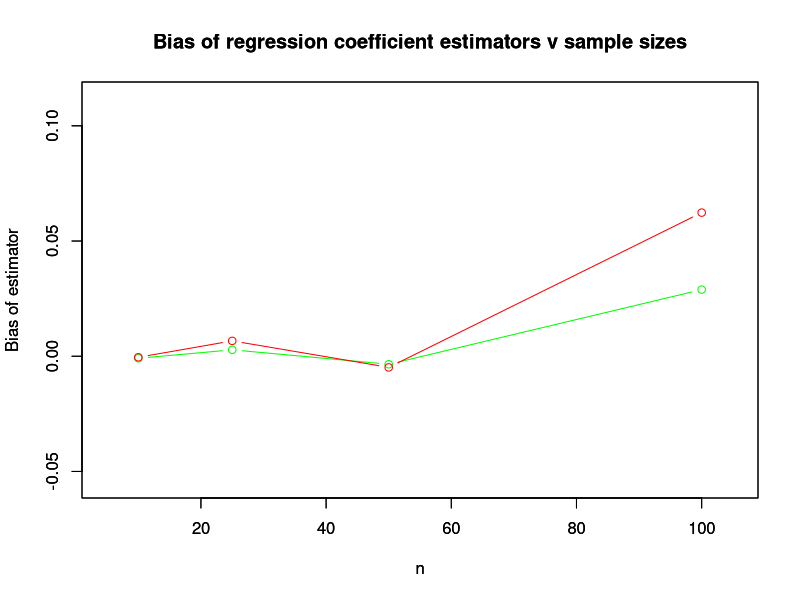
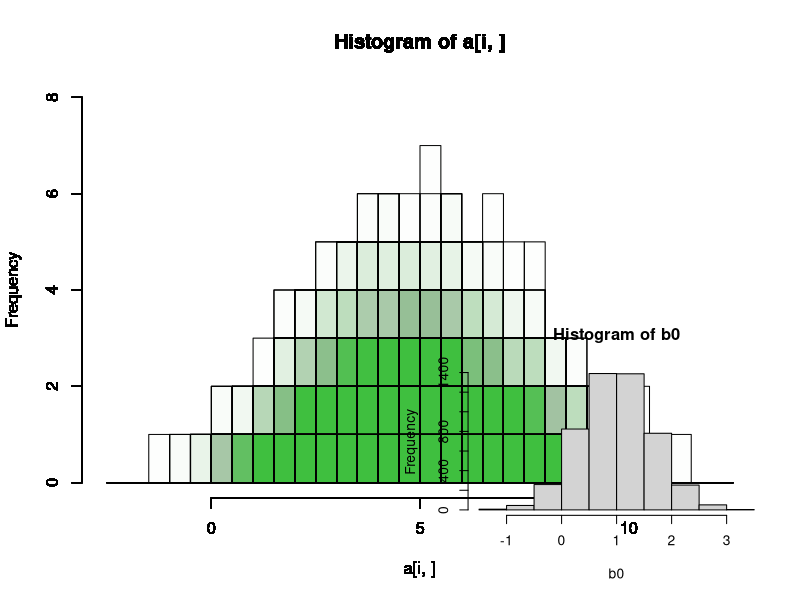
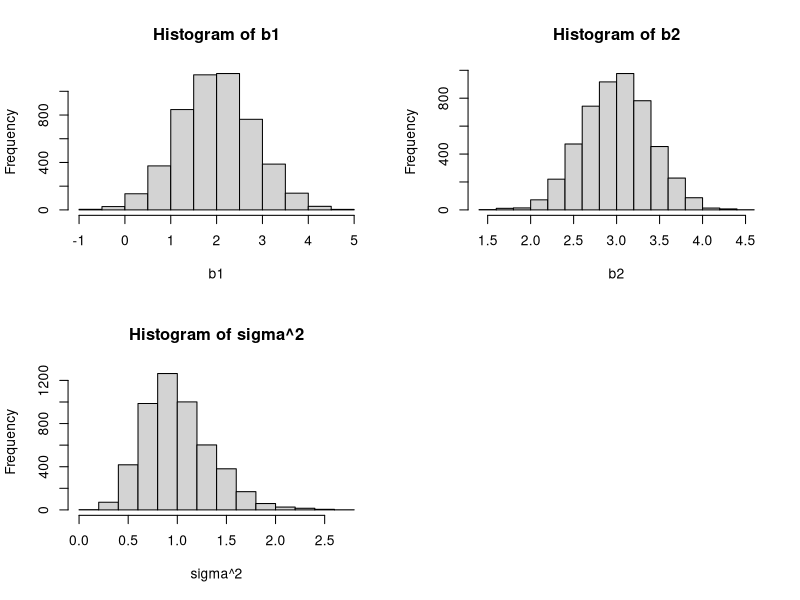
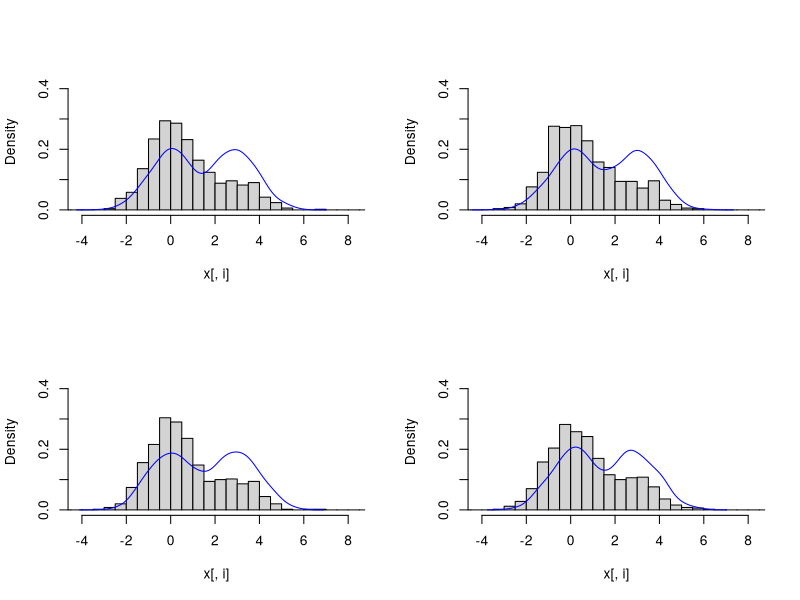
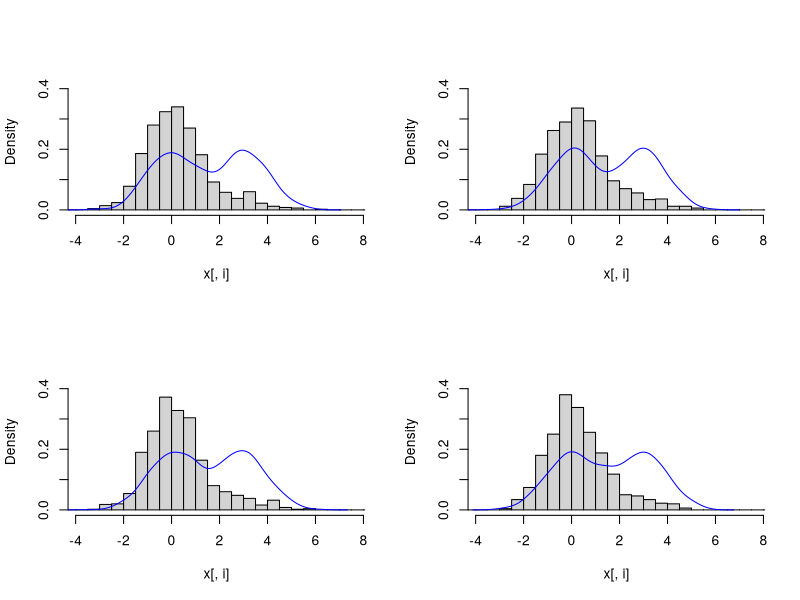
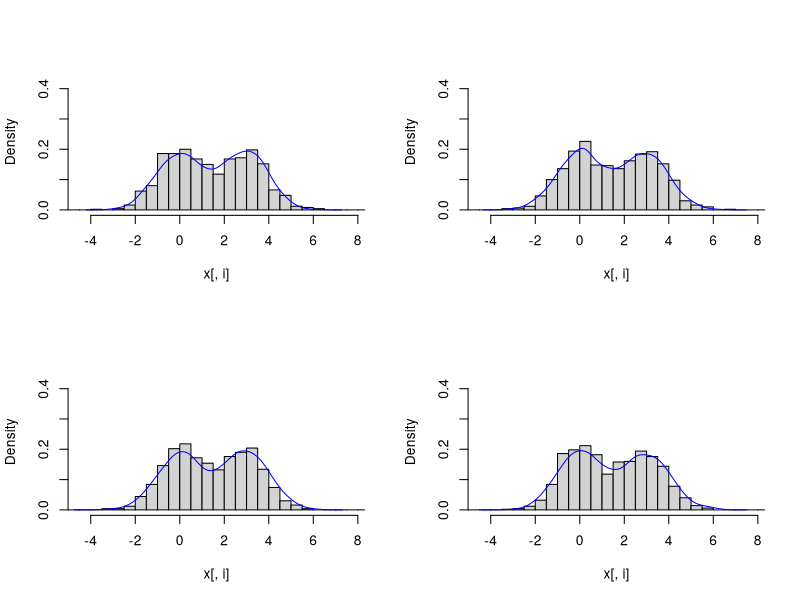
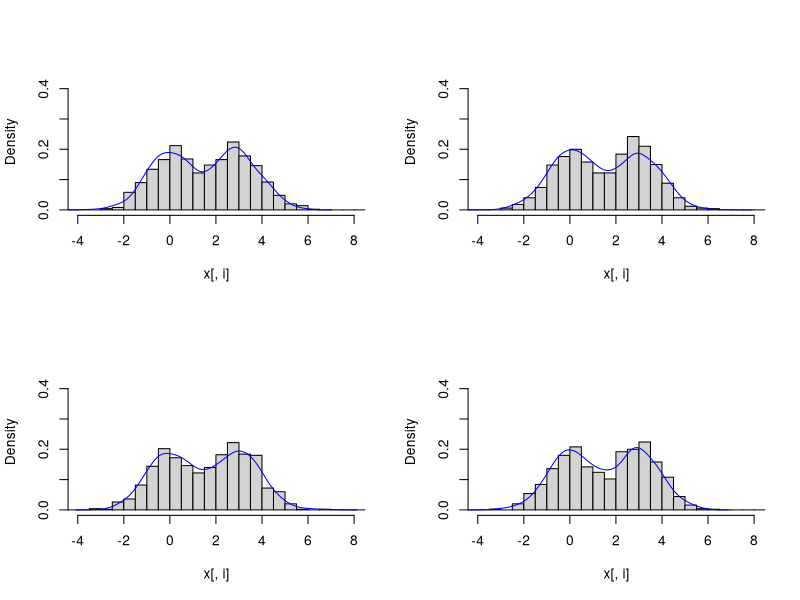
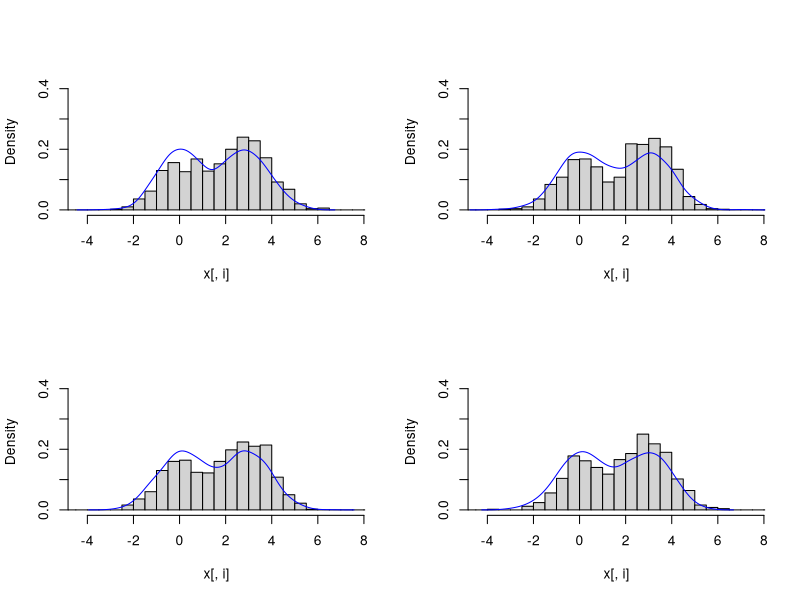

Generate these figures, in order, with R:
## ---- chunk 1
### define constants
set.seed(142)
gammas <- c(0,.5,1,2)
slopes <- c(0,.5,1,2)
Beta0 <- 0
n <- c(10,25,50,100)
R <- 10000

### Define function
regSim <- function(size, intercept, slope, gamma, replications) {
  ### Create empty matrix for storing output
  output <- matrix(0, replications, 3)
  ### sample x (size n) from N(0,1)
  x <- rnorm(n = size, 0, 1)
  ### generate y using linear model with non-constant variance
  for (i in 1:replications) {
    y <- intercept + slope*x + rnorm(size, 0, exp(gamma*x))
    ### estimate Beta parameters and fill output matrix
    output[i,] <- c(lm(y ~ x)$coef, size)
  }
  
  output
  
}

### Run 4 times (first time: n = 10, Beta1 = 0, and gamma = 0, and so on)
out1 <- regSim(size = n[1], intercept = Beta0, slope = slopes[1], 
               gamma = gammas[1], replications = R)
out2 <- regSim(size = n[2], intercept = Beta0, slope = slopes[2], 
               gamma = gammas[2], replications = R)
out3 <- regSim(size = n[3], intercept = Beta0, slope = slopes[3], 
               gamma = gammas[3], replications = R)
out4 <- regSim(size = n[4], intercept = Beta0, slope = slopes[4], 
               gamma = gammas[4], replications = R)
b0.bias1 <- mean(out1[,1]) - Beta0
b0.bias2 <- mean(out2[,1]) - Beta0
b0.bias3 <- mean(out3[,1]) - Beta0
b0.bias4 <- mean(out4[,1]) - Beta0
b1.bias1 <- mean(out1[,2]) - slopes[1]
b1.bias2 <- mean(out2[,2]) - slopes[2]
b1.bias3 <- mean(out3[,2]) - slopes[3]
b1.bias4 <- mean(out4[,2]) - slopes[4]
plot(x = c(n[1],n[2],n[3],n[4]),
           y=c(b0.bias1,b0.bias2,b0.bias3,b0.bias4), col = "green",
     xlim=c(5,105), ylim=c(min(c(b1.bias1,b1.bias2,b1.bias3,b1.bias4))-.05,max(c(b1.bias1,b1.bias2,b1.bias3,b1.bias4))+.05),
     type = "b", 
     main = "Bias of regression coefficient estimators v sample sizes", 
     xlab = "n", ylab = "Bias of estimator") 
par(new=TRUE)
plot(x = c(n[1],n[2],n[3],n[4]),
           y=c(b1.bias1,b1.bias2,b1.bias3,b1.bias4), col = "red",
     xlim=c(5,105), ylim=c(min(c(b1.bias1,b1.bias2,b1.bias3,b1.bias4))-.05,max(c(b1.bias1,b1.bias2,b1.bias3,b1.bias4))+.05),
     type = "b", 
     main = "Bias of regression coefficient estimators v sample sizes", 
     xlab = "n", ylab = "Bias of estimator")

## ---- chunk 2
### Generate x and fix constants
x1 <- runif(20,0,1)
x2 <- runif(20,0,2)
B0 <- 1
B1 <- 2
B2 <- 3
r <- 5000
### Write function with established parameters
newRegSim <- function(n,replications) {
  y.output <- matrix(0, replications, n)
  for (i in 1:replications) {
    y.output[i,] <- B0 + B1*x1 + B2*x2 + rnorm(n,0,1)
  }
  y.output
}
### Run with established parameters
a <- newRegSim(n = 20, replications = r)

### Check work with histograms
for (i in sample(1:5000, size = 700, replace = FALSE)) {
  hist(a[i,], breaks = seq(-2.5,12.5,.5),
       col = rgb(.2,.5,.32,
                 alpha = .008),
       ylim=c(0,8)
       )
par(new=TRUE)
}

## ---- chunk 3
### generate regression coefficient estimators
regParams <- function(data) {
  b <- matrix(0,nrow(data),4, dimnames = list(NULL,c("b0", "b1", "b2", "sigma^2")))
  for (i in 1:nrow(data)) {
    b[i,] <- c(coef(lm(a[i,] ~ x1 + x2)), (sigma(lm(a[i,] ~ x1 + x2)))^2)
    
  }
  b
}
### Run
b <- regParams(a)
### Plot histograms
par(mfrow=c(2,2))
for (i in 1:4) {
  hist(b[,i], main = paste("Histogram of",colnames(b)[i]), xlab = colnames(b)[i])
}
## ---- chunk 4
### Compute means and SD for each estimator
c<- apply(b, 2, function(x) c(mean(x),sd(x)))
### Theoretical standard error of b1 and b2:
SE.resid <- mean(sqrt(b[,4]))
R12 <- summary(lm(x1 ~ x2))$r.squared
vx1 <- var(x1)
vx2 <- var(x2)
sb1 <- (SE.resid)/(sqrt((1-R12)*vx1*(20 - 1)))
sb2 <- (SE.resid)/(sqrt((1-R12)*vx2*(20 - 1)))
c
print("theoretical standard error of b1:")
sb1
print("theoretical standard error of b1:")
sb2
## ---- chunk 5
library(MASS)
loc.mix <- function(n, p, mu1, mu2, Sigma) {

n1 <- rbinom(1, size = n, prob = p)
n2 <- n - n1
x1 <- mvrnorm(n1, mu = mu1, Sigma)
x2 <- mvrnorm(n2, mu = mu2, Sigma)
X <- rbind(x1, x2) 
return(X[sample(1:n), ])
}
## ---- chunk 6
#Generate 1000 values from two multivariate normal components:
x <- loc.mix(1000, 
             p = .75, # p1 = .75
             mu1 = rep(0, 4), #First component from N(0,1)
             mu2 = rep(3, 4), #Second component from N(3,1)
             Sigma = diag(4))
r <- range(x) * 1.2
par(mfrow = c(2, 2))
for (i in 1:4){
    hist(x[ , i], xlim = r, ylim = c(0, .45), freq = FALSE,
         main = "", breaks = seq(-5, 10, .5))
  #superimpose multivariate normal with two components from N(0,1) and N(3,1)
    lines(density(mvrnorm(1000,mu=c(0,3),diag(2))), col = "blue") 
}
## ---- chunk 7
### p1 = .9
x <- loc.mix(1000, 
             p = .9,
             mu1 = rep(0, 4), 
             mu2 = rep(3, 4), 
             Sigma = diag(4))
r <- range(x) * 1.2
par(mfrow = c(2, 2))
for (i in 1:4){
    hist(x[ , i], xlim = r, ylim = c(0, .45), freq = FALSE,
         main = "", breaks = seq(-5, 10, .5))
  #superimpose multivariate normal with two components from N(0,1) and N(3,1)
    lines(density(mvrnorm(1000,mu=c(0,3),diag(2))), col = "blue") 
}
## ---- chunk 8
# p1 = .5
x <- loc.mix(1000, 
             p = .5, 
             mu1 = rep(0, 4), 
             mu2 = rep(3, 4), 
             Sigma = diag(4))
r <- range(x) * 1.2
par(mfrow = c(2, 2))
for (i in 1:4){
    hist(x[ , i], xlim = r, ylim = c(0, .45), freq = FALSE,
         main = "", breaks = seq(-5, 10, .5))
  #superimpose multivariate normal with two components from N(0,1) and N(3,1)
    lines(density(mvrnorm(1000,mu=c(0,3),diag(2))), col = "blue") 
}
## ---- chunk 9
# p1 = .45
x <- loc.mix(1000, 
             p = .45, 
             mu1 = rep(0, 4), 
             mu2 = rep(3, 4), 
             Sigma = diag(4))
r <- range(x) * 1.2
par(mfrow = c(2, 2))
for (i in 1:4){
    hist(x[ , i], xlim = r, ylim = c(0, .45), freq = FALSE,
         main = "", breaks = seq(-5, 10, .5))
  #superimpose multivariate normal with two components from N(0,1) and N(3,1)
    lines(density(mvrnorm(1000,mu=c(0,3),diag(2))), col = "blue") 
}
## ---- chunk 10
# p1 = .4
x <- loc.mix(1000, 
             p = .4, 
             mu1 = rep(0, 4), 
             mu2 = rep(3, 4), 
             Sigma = diag(4))
r <- range(x) * 1.2
par(mfrow = c(2, 2))
for (i in 1:4){
    hist(x[ , i], xlim = r, ylim = c(0, .45), freq = FALSE,
         main = "", breaks = seq(-5, 10, .5))
  #superimpose multivariate normal with two components from N(0,1) and N(3,1)
    lines(density(mvrnorm(1000,mu=c(0,3),diag(2))), col = "blue") 
}
## ---- chunk 11
# p1 = .35
x <- loc.mix(1000, 
             p = .35, 
             mu1 = rep(0, 4), 
             mu2 = rep(3, 4), 
             Sigma = diag(4))
r <- range(x) * 1.2
par(mfrow = c(2, 2))
for (i in 1:4){
    hist(x[ , i], xlim = r, ylim = c(0, .45), freq = FALSE,
         main = "", breaks = seq(-5, 10, .5))
  #superimpose multivariate normal with two components from N(0,1) and N(3,1)
    lines(density(mvrnorm(1000,mu=c(0,3),diag(2))), col = "blue") 
}
## ---- chunk 12
# p1 = .3
x <- loc.mix(1000, 
             p = .3, 
             mu1 = rep(0, 4), 
             mu2 = rep(3, 4), 
             Sigma = diag(4))
r <- range(x) * 1.2
par(mfrow = c(2, 2))
for (i in 1:4){
    hist(x[ , i], xlim = r, ylim = c(0, .45), freq = FALSE,
         main = "", breaks = seq(-5, 10, .5))
  #superimpose multivariate normal with two components from N(0,1) and N(3,1)
    lines(density(mvrnorm(1000,mu=c(0,3),diag(2))), col = "blue") 
}
